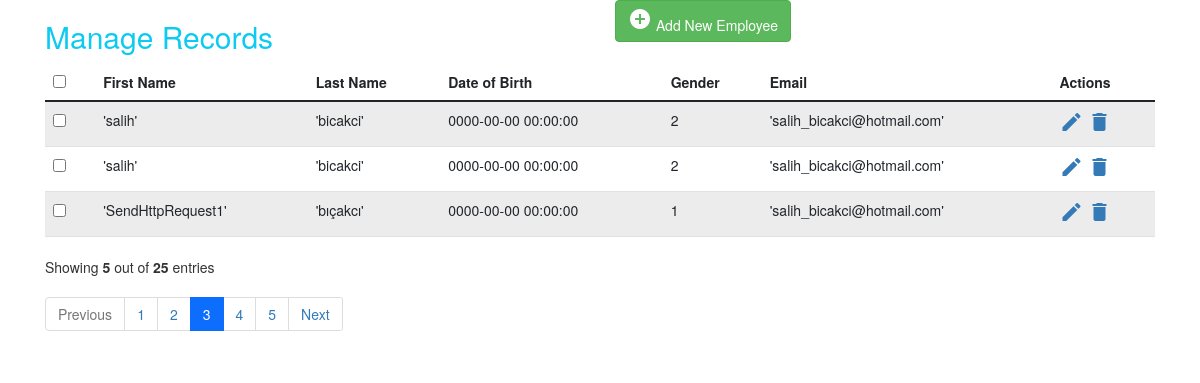
/applicationList.php (signed in), run on the app's committed database.
### tables this page shows
CREATE TABLE `Applications` (
  `id` int(11) NOT NULL AUTO_INCREMENT COMMENT 'Primary Key',
  `userId` int(11) DEFAULT NULL,
  `birthdate` datetime DEFAULT NULL,
  `genderId` int(11) DEFAULT NULL,
  `contactPhone` varchar(15) DEFAULT NULL,
  `contactEmail` varchar(50) DEFAULT NULL,
  `contactAddress` varchar(250) DEFAULT NULL,
  `contactPostCode` varchar(50) DEFAULT NULL,
  `contactCityId` int(11) DEFAULT NULL,
  `contactCountyId` int(11) DEFAULT NULL,
  `otherIllness` varchar(250) DEFAULT NULL,
  `otherNextofKin` varchar(250) DEFAULT NULL,
  `recSourceId` int(11) DEFAULT NULL,
  `recAddress` varchar(250) DEFAULT NULL,
  `recPostCode` varchar(50) DEFAULT NULL,
  `recCityId` int(11) DEFAULT NULL,
  `recCountyId` int(11) DEFAULT NULL,
  `create_time` datetime DEFAULT NULL COMMENT 'Create Time',
  PRIMARY KEY (`id`)
);

CREATE TABLE `Users` (
  `id` int(11) NOT NULL AUTO_INCREMENT COMMENT 'Primary Key',
  `name` varchar(255) DEFAULT NULL,
  `surname` varchar(255) DEFAULT NULL,
  `photo` blob,
  `roleId` int(11) DEFAULT NULL,
  `create_time` datetime DEFAULT NULL COMMENT 'Create Time',
  `password` varchar(255) DEFAULT NULL,
  `username` varchar(255) NOT NULL,
  PRIMARY KEY (`id`)
);

### applicationList.php (the view, shortened to what this page needs)
<?php
	include 'connection.php';
?>
<!DOCTYPE html>
<html lang="en">
<head>
<link href="https://cdn.jsdelivr.net/npm/bootstrap@5.0.2/dist/css/bootstrap.min.css" rel="stylesheet">
<link rel="stylesheet" href="https://maxcdn.bootstrapcdn.com/font-awesome/4.7.0/css/font-awesome.min.css">
<link rel="stylesheet" href="https://maxcdn.bootstrapcdn.com/bootstrap/3.3.7/css/bootstrap.min.css">
<body>
<div class="container">
        <div class="table-wrapper">
            <div class="table-title">
                <div class="row">
                    <div class="col-sm-6">
						<h2 class="text-info">Manage Records</h2>
					</div>
					<div class="col-sm-6">
						<a href="applicationForm.php" class="btn btn-success" data-toggle="modal"><i class="material-icons">&#xE147;</i> <span>Add New Employee</span></a>
					</div>
                </div>
            </div>
            <table class="table table-striped table-hover">
                <thead>
                    <tr>
						<th>
							<span class="custom-checkbox">
								<input type="checkbox" id="selectAll">
							</span>
						</th>
                        <th>First Name</th>
                        <th>Last Name</th>
                        <th>Date of Birth</th>
                        <th>Gender</th>
                        <th>Email</th>
						<th>Actions</th>
                    </tr>
                </thead>
                <tbody>
<?php
	$roleId=$_SESSION['roleId'];
	if($roleId==1){
	return'';
	}else if($roleId== 2){
		$sql = "SELECT a.id,u.name,u.surname,a.birthdate,a.genderId,contactEmail from Users u  inner JOIN Applications a on u.id=a.userId";
	}
	$result = mysqli_query($con, $sql);
	while($row = mysqli_fetch_array($result))
	 {
?>
		  <tr>
						<td>
							<span class="custom-checkbox">
								<input type="checkbox" id="checkbox1" rowid="<?php echo $row["id"] ?>" name="options[]" value="1">
							</span>
						</td>
                        <td><?php echo $row["name"]; ?></td>
                        <td><?php echo $row["surname"] ?></td>
						<td><?php echo $row["birthdate"] ?></td>
                        <td><?php echo $row["genderId"] ?></td>
						<td><?php echo $row["contactEmail"] ?></td>
                        <td>
                            <a href="applicationForm.php?id=<?php echo $row["id"] ?>" class="edit" data-toggle="modal"><i class="material-icons" data-toggle="tooltip" title="Edit">&#xE254;</i></a>
                            <a href="applicationCrud.php?isdelete=1&id=<?php echo $row["id"] ?>" class="delete" data-toggle="modal"><i class="material-icons" data-toggle="tooltip" title="Delete">&#xE872;</i></a>
                        </td>
                    </tr>
<?php
		}
?>
                </tbody>
            </table>
			<div class="clearfix">
                <div class="hint-text">Showing <b>5</b> out of <b>25</b> entries</div>
                <ul class="pagination">
                    <li class="page-item disabled"><a href="#">Previous</a></li>
                    <li class="page-item"><a href="#" class="page-link">1</a></li>
                    <li class="page-item"><a href="#" class="page-link">2</a></li>
                    <li class="page-item active"><a href="#" class="page-link">3</a></li>
                    <li class="page-item"><a href="#" class="page-link">4</a></li>
                    <li class="page-item"><a href="#" class="page-link">5</a></li>
                    <li class="page-item"><a href="#" class="page-link">Next</a></li>
                </ul>
            </div>
        </div>
    </div>
</body>
</html>

### data on the page
applications: userId.name "'salih'", userId.surname "'bicakci'", birthdate "0000-00-00 00:00:00", genderId "2", contactEmail "'salih_bicakci@hotmail.com'"
applications: userId.name "'salih'", userId.surname "'bicakci'", birthdate "0000-00-00 00:00:00", genderId "2", contactEmail "'salih_bicakci@hotmail.com'"
applications: userId.name "'SendHttpRequest1'", userId.surname "'bıçakcı'", birthdate "0000-00-00 00:00:00", genderId "1", contactEmail "'salih_bicakci@hotmail.com'"
